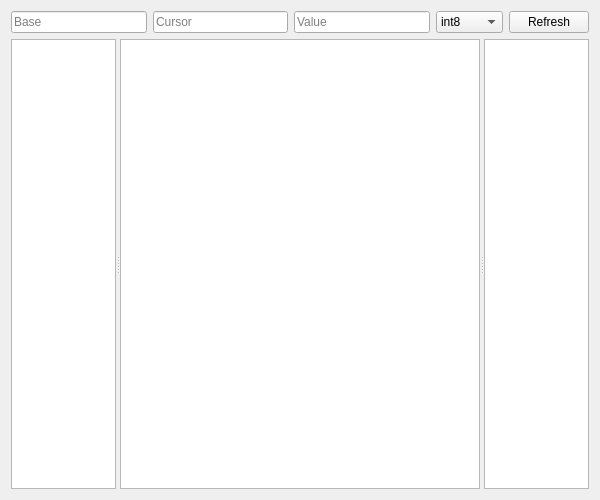
<?xml version="1.0" encoding="UTF-8"?>
<ui version="4.0">
 <class>Form</class>
 <widget class="QWidget" name="Form">
  <property name="geometry">
   <rect>
    <x>0</x>
    <y>0</y>
    <width>600</width>
    <height>500</height>
   </rect>
  </property>
  <property name="windowTitle">
   <string>MemEditor</string>
  </property>
  <layout class="QGridLayout" name="gridLayout">
   <item row="0" column="0">
    <layout class="QVBoxLayout" name="verticalLayout">
     <item>
      <layout class="QHBoxLayout" name="horizontalLayout">
       <item>
        <widget class="QLineEdit" name="baseAddress">
         <property name="placeholderText">
          <string>Base</string>
         </property>
        </widget>
       </item>
       <item>
        <widget class="QLineEdit" name="currAddress">
         <property name="placeholderText">
          <string>Cursor</string>
         </property>
        </widget>
       </item>
       <item>
        <widget class="QLineEdit" name="value">
         <property name="placeholderText">
          <string>Value</string>
         </property>
        </widget>
       </item>
       <item>
        <widget class="QComboBox" name="scanType">
         <item>
          <property name="text">
           <string>int8</string>
          </property>
         </item>
         <item>
          <property name="text">
           <string>int16</string>
          </property>
         </item>
         <item>
          <property name="text">
           <string>int32</string>
          </property>
         </item>
         <item>
          <property name="text">
           <string>float16</string>
          </property>
         </item>
         <item>
          <property name="text">
           <string>float32</string>
          </property>
         </item>
        </widget>
       </item>
       <item>
        <widget class="QPushButton" name="refresh">
         <property name="text">
          <string>Refresh</string>
         </property>
        </widget>
       </item>
      </layout>
     </item>
     <item>
      <widget class="QSplitter" name="splitter">
       <property name="sizePolicy">
        <sizepolicy hsizetype="Expanding" vsizetype="Expanding">
         <horstretch>0</horstretch>
         <verstretch>0</verstretch>
        </sizepolicy>
       </property>
       <property name="orientation">
        <enum>Qt::Horizontal</enum>
       </property>
       <widget class="QPlainTextEdit" name="addrArea">
        <property name="maximumSize">
         <size>
          <width>150</width>
          <height>16777215</height>
         </size>
        </property>
        <property name="readOnly">
         <bool>true</bool>
        </property>
       </widget>
       <widget class="QPlainTextEdit" name="memArea">
        <property name="minimumSize">
         <size>
          <width>360</width>
          <height>0</height>
         </size>
        </property>
       </widget>
       <widget class="QPlainTextEdit" name="textArea">
        <property name="readOnly">
         <bool>true</bool>
        </property>
       </widget>
      </widget>
     </item>
    </layout>
   </item>
  </layout>
 </widget>
 <resources/>
 <connections/>
</ui>
